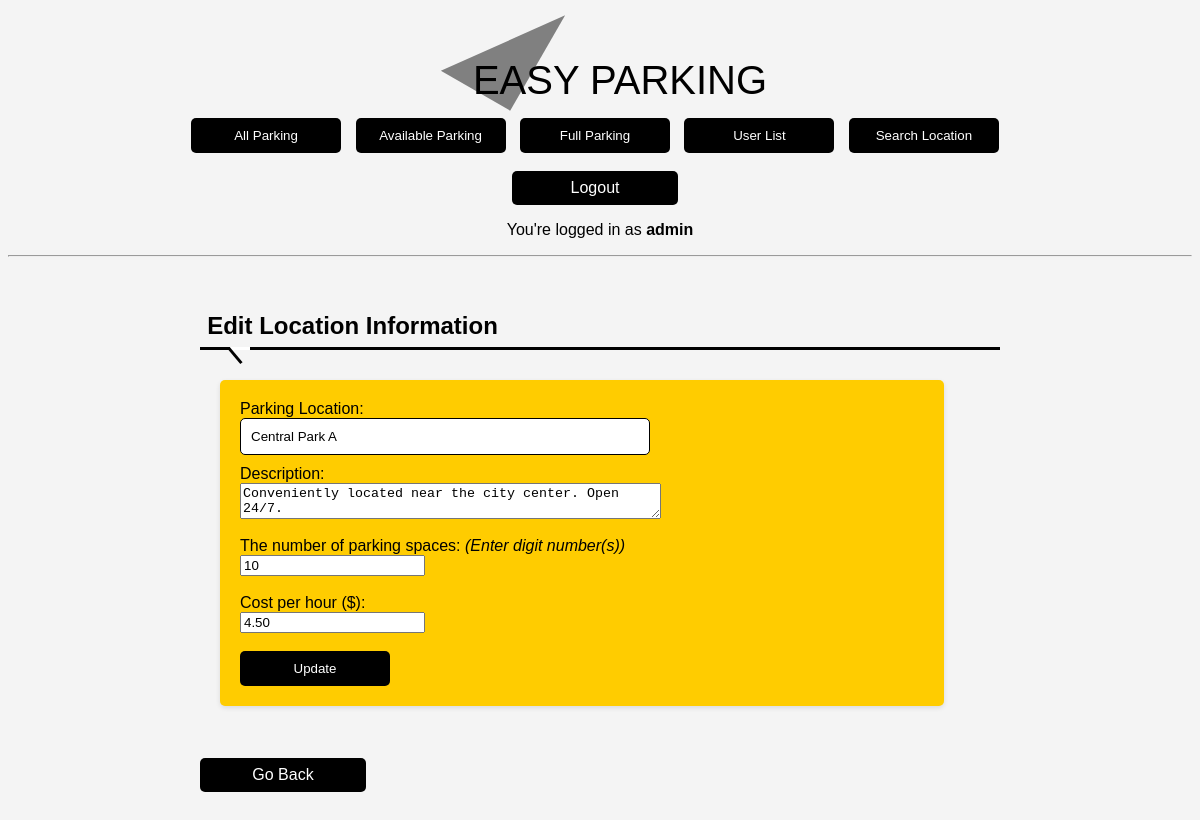
/parking_edit.php?id=1 (signed in), run on the app's committed database.
### tables this page shows
CREATE TABLE `Parking` (
  `parking_id` int(11) NOT NULL,
  `location` varchar(100) NOT NULL,
  `description` text DEFAULT NULL,
  `parking_space` int(11) NOT NULL,
  `cost_per_hour` decimal(10,2) NOT NULL
);

### Class.php (called while the page is built, shortened)
<?php
class Parking
{
    private $conn;
    public function __construct()
    {
        $servername = "localhost";
        $dbusername = "root";
        $dbpassword = "";
        $dbname = "Major_Assignment";
        try {
            $conn = new mysqli($servername, $dbusername, $dbpassword, $dbname);
        } catch (mysqli_sql_exception $e) {
            die("Unable to execute the query" . $e->getCode() . ": " . $e->getMessage());
        }
        $this->conn = $conn;
    }
    public function getParkings($parkingId = null)
    {
        try {
            $tableName = "Parking";
            $parkings = array();
            $query = "SELECT * FROM $tableName";
            if ($parkingId !== null) {
                $query .= " WHERE parking_id = ?";
            }
            $stmt = $this->conn->prepare($query);
            if ($parkingId !== null) {
                $stmt->bind_param('i', $parkingId);
            }
            $stmt->execute();
            $result = $stmt->get_result();
            if ($result->num_rows > 0) {
                while ($row = $result->fetch_assoc()) {
                    $parkings[] = $row;
                }
            }
            if ($parkingId !== null) {
                return $parkings[0];
            } else {
                return  $parkings;
            }
        } catch (mysqli_sql_exception $e) {
            throw new Exception("Unable to execute the query: " . $e->getCode() . ": " . $e->getMessage());
        }
    }
}

### parking_edit.php (the view, shortened to what this page needs)
<?php
include("Class.php");
$obj = new Parking();
?>
<html>
<head>
</head>
<body>
    <?php
    if (isset($_SESSION['userId'])) {
    ?>
        <header>
            <?php
            include("admin_header.php");
            ?>
        </header>
        <?php
        if (isset($_GET['id'])) {
            $parkingId = $_GET['id'];
            $parking = $obj->getParkings($parkingId);
        }
        if (isset($_POST['update'])) {
            echo "<div class='container'>";
            $errors = 0;
            if (empty($_POST['location'])) {
                ++$errors;
                echo "<p>Please enter the location name.<p>";
            } else {
                $location = stripslashes($_POST['location']);
            }
            if (empty($_POST['description'])) {
                ++$errors;
                echo "<p>Please enter the description.<p>";
            } else {
                $description = stripslashes($_POST['description']);
            }
            if (empty($_POST['space'])) {
                ++$errors;
                echo "<p>Please enter the number of parking space.<p>";
            } else {
                $space = stripslashes($_POST['space']);
                if (preg_match("/^\d{1,3}$/", $space) == 0) {
                    ++$errors;
                    echo "<p>You need to enter a 1 to 3 digit number(s).</p>";
                    $space = "";
                }
            }
            if (empty($_POST['cost'])) {
                ++$errors;
                echo "<p>Please enter the cost.<p>";
            } else {
                $cost = stripslashes($_POST['cost']);
                if (preg_match("/^\d{1,3}(?:\.\d{0,2})?$/", $cost) == 0) {
                    ++$errors;
                    echo "<p>You need to enter valid numbers.</p>";
                    $cost = "";
                } else {
                    $cost = number_format($cost, 2);
                }
            }
            if ($errors == 0) {
                echo "<h2>Confirmation of Update</h2>";
                echo "<table border='1'>";
                echo "<tr><th>Location</th><td>" . $location . "</td></tr>";
                echo "<tr><th>Description</th><td>" . $description . "</td></tr>";
                echo "<tr><th>Parking Space</th><td>" . $space . "</td></tr>";
                echo "<tr><th>Cost per hour ($)</th><td>" . $cost . "</td></tr>";
                echo "</table>";
                echo "<br />";
                echo "<form action='" . $_SERVER['PHP_SELF'] . "' method='POST'>";
                echo "<input type='hidden' name='id' value='" . $_POST['id'] . "' />";
                echo "<input type='hidden' name='location' value='" . $location . "' />";
                echo "<input type='hidden' name='description' value='" . $description . "' />";
                echo "<input type='hidden' name='space' value='" . $space . "' />";
                echo "<input type='hidden' name='cost' value='" . $cost . "' />";
                echo "<input type='submit' name='confirm' value='Confirm' class='custom-button' />";
                echo "<a href='parking_edit.php?id=" . $_POST['id'] . "' class='custom-button'>Go Back</a>";
                echo "</form>";
            } else {
                echo "<p>Please go back to the previous page, using your browser's BACK button.</p>";
                echo "</div>";
                ++$errors;
            }
        } else {
        ?>
            <div class="container" align='left'>
                <h2>Edit Location Information</h2>
                <div class="container">
                    <form class="login-form" style="width:90%;" action="<?php echo $_SERVER['PHP_SELF']; ?>" method="POST">
                        Parking Location: <br />
                        <input type="text" name="location" value="<?php echo $parking['location']; ?>" /><br />
                        Description: <br />
                        <textarea name="description" cols="50"><?php echo $parking['description']; ?></textarea><br /><br />
                        The number of parking spaces: <em>(Enter digit number(s))</em><br />
                        <input type="number" name="space" value="<?php echo $parking['parking_space']; ?>" /><br /><br />
                        Cost per hour ($):<br />
                        <input type="float" name="cost" value="<?php echo $parking['cost_per_hour']; ?>" /><br /><br />
                        <input type="submit" name="update" value="Update" class="custom-button" />
                    </form>
                </div>
                <p><a href="admin.php?content=All+Parking" class="custom-button">Go Back</a></p>
            </div>
    <?php }
    } else {
        echo "<p>User not found.</p>";
        echo "<p><a href='index.php'>Login Page</a></p>";
    }
    ?>
</body>
</html>

### styles.css (style rules this page uses)
body { font-family: Arial, sans-serif; background-color: #f4f4f4; color: black; }
.container { max-width: 800px; margin: 0 auto; padding: 20px; }
.login-form { background-color: #ffcc00; border-radius: 5px; box-shadow: 0 2px 5px rgba(0, 0, 0, 0.1); padding: 20px; }
.login-form input[type="text"], .login-form input[type="password"] { width: 60%; padding: 10px; margin-bottom: 10px; border-radius: 5px; border: 1px solid black; }
.custom-button { display: inline-block; width: 150px; padding: 10px; border-radius: 5px; background-color: black; color: white; border: none; cursor: pointer; text-decoration: none; text-align: center; margin-right: 10px; }
a.custom-button { display: inline-block; padding: 8px; border-radius: 5px; background-color: black; color: white; text-decoration: none; cursor: pointer; }
h2 { font-weight: bold; border-bottom: 3px solid black; padding: 0.3em; margin-bottom: 10px; position: relative; }
h2::before { content: ''; background-color: white; width: 20px; height: 3px; position: absolute; left: 30px; bottom: -3px; }
h2::after { content: ''; background-color: black; width: 20px; height: 3px; transform: rotate(50deg); position: absolute; left: 25px; bottom: -10px; }

### data on the page
parking: location "Central Park A", description "Conveniently located near the city center. Open 24/7.", space "10", cost "4.50"

### other printed values
$_SESSION['name'] "admin"
